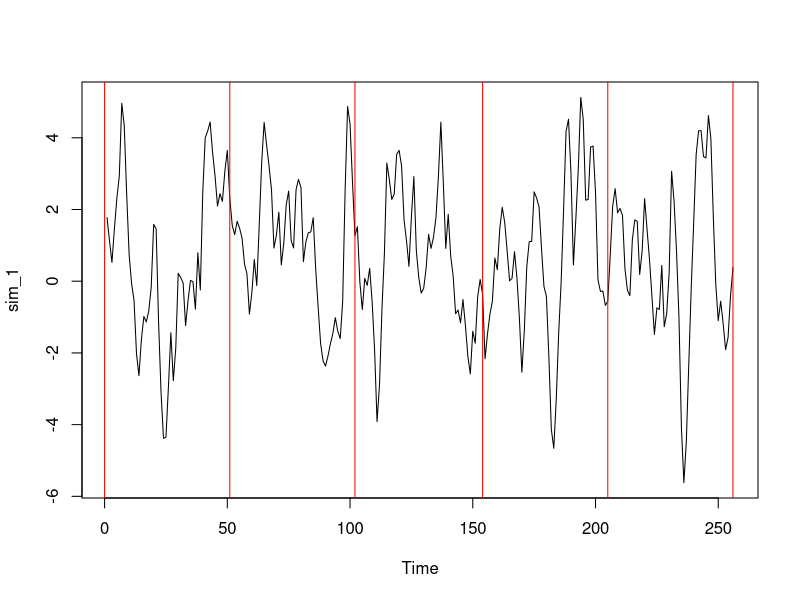
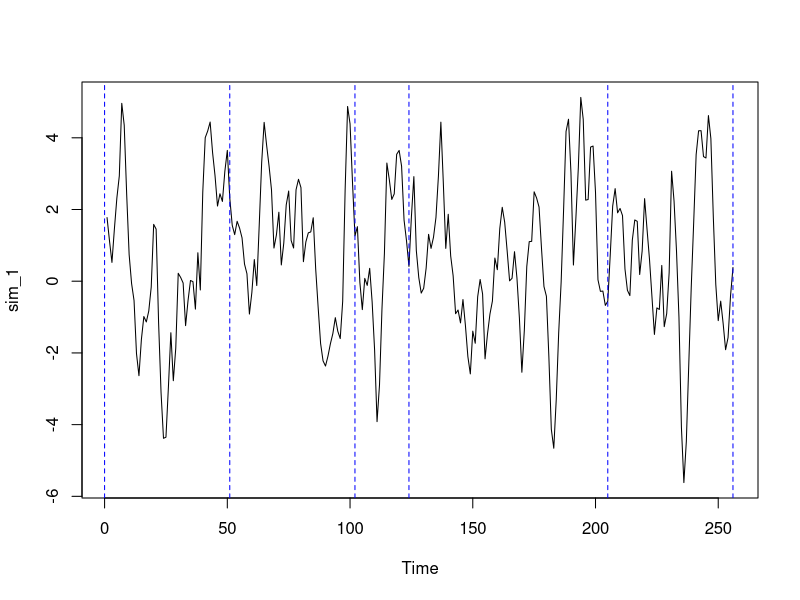

These figures' R source, in order:
# AdaptSPEC

# Stationary Time Series
set.seed(101)
# number of time points
n = 256


phi <- c(1.4256, -0.7344, 0.1296)
sim_1 <- arima.sim(model = list("ar" = phi), n = n, n.start = 2000)
ts.plot(sim_1)

# Within Model
# start with small number of segments
# how many segments we currently have
m = 5
# define max number of segments
M = 20


# start with equally spaced xi's that fall between 0 and 256
xi = round(seq(0,256,length.out = 6))

# visualize these points on the time series
abline(v = xi, col = "red")

# take the 4th break and move it between the 3rd and the 5th break.
new_xi = xi
# using -1 and +1 is the way of controlling t-min
# define t-min
tmin = floor(n/M)
# Create variables that will choose at random which xi to move
rand_xi <- sample(m-1,1) 
# moves the randomly chosen xi to a new position
new_xi[rand_xi] = sample(seq(xi[rand_xi - 1] + tmin , xi[rand_xi + 1] - tmin, 1), 1)
# See how the xi was moved from the original location
cbind(xi,new_xi)

# Plot the newly moved xi
ts.plot(sim_1)
#abline(v = xi, col = "red")
abline(v = new_xi, col = "blue", lty = 2)














